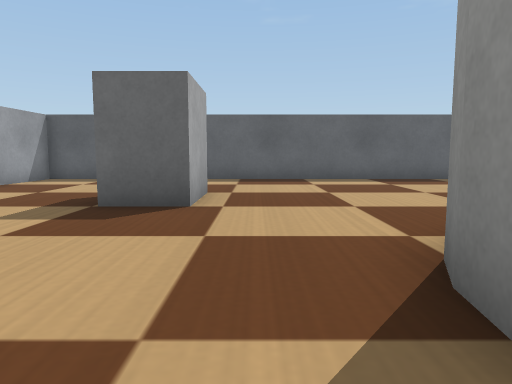
view 1 (above)

16 first-person views from a walk through a world built for the Webots simulator. The camera is 0.04 m above the floor, tilts 6° down and sees 70° across. The floor is counted in squares, 0.05 m on a side. Each view is taken from the middle of a square. On the plan, view 1 faces up. The plan holds only what a view shows up to about 11 squares ahead; the rest is blank. Robots are left out. Simple shapes and patterns stand in for the simulator's stock objects.

view 2
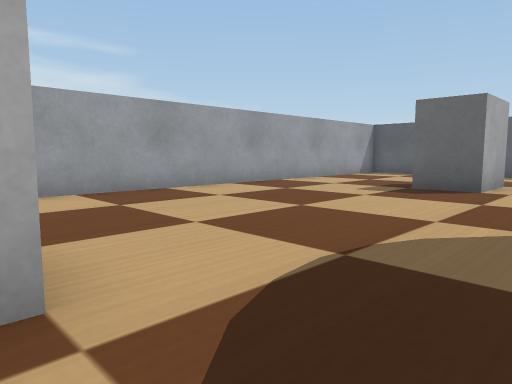

view 3
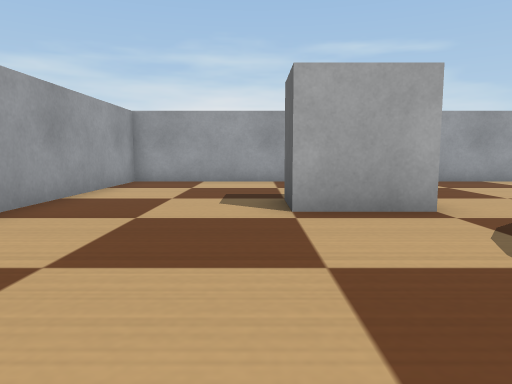

view 4
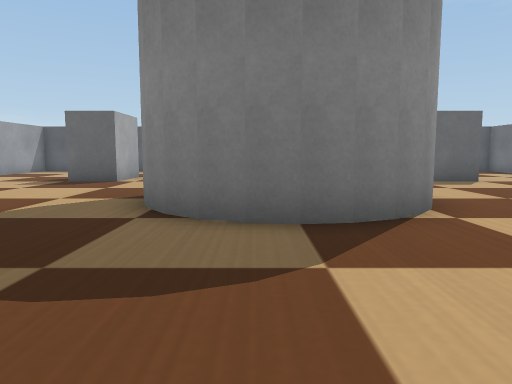

view 5
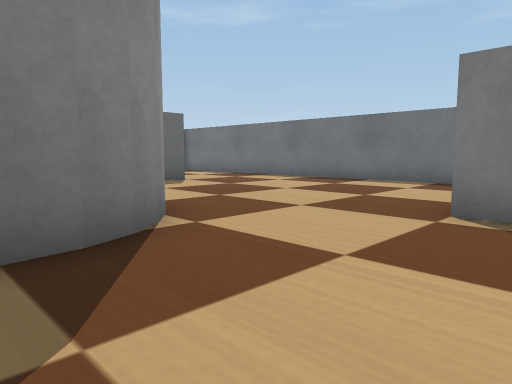

view 6
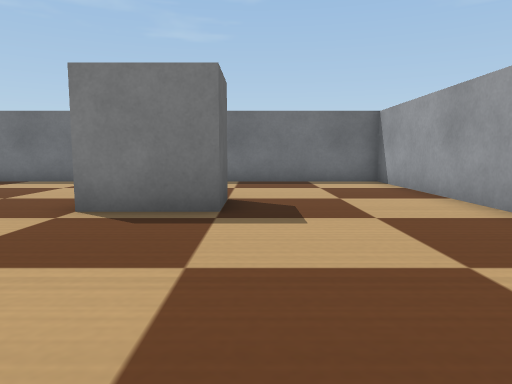

view 7
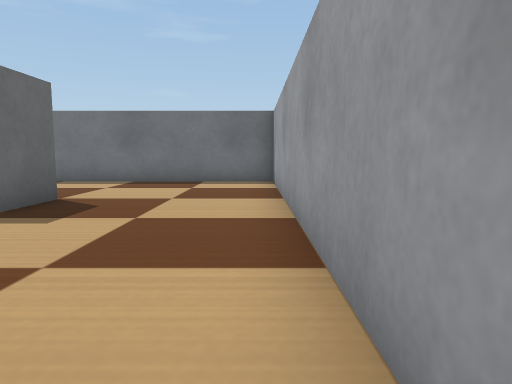

view 8
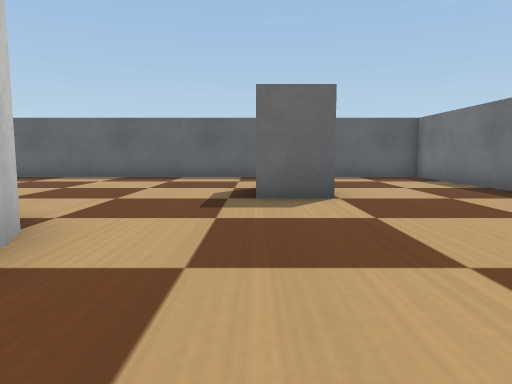

view 9
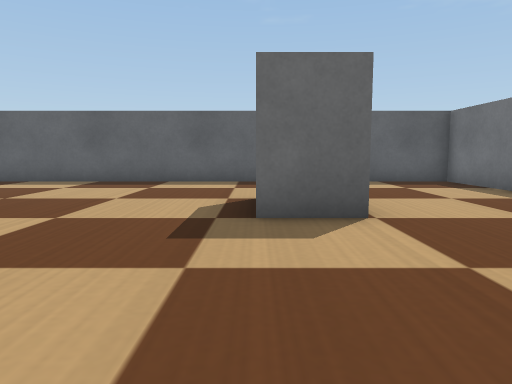

view 10
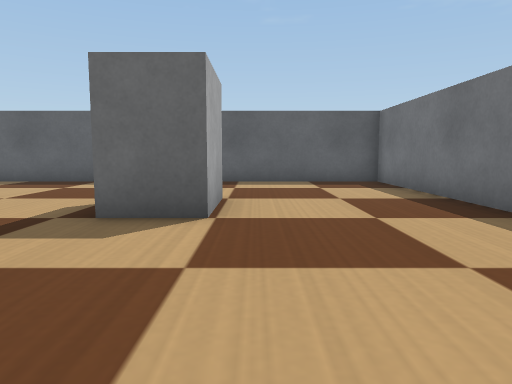

view 11
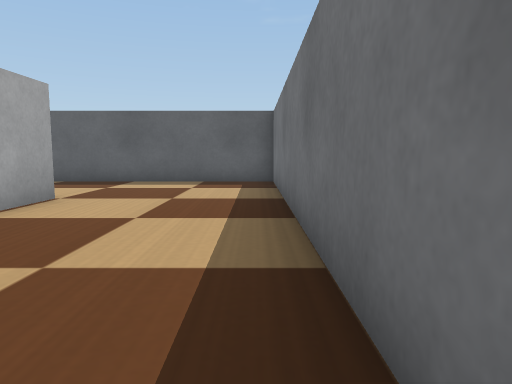

view 12
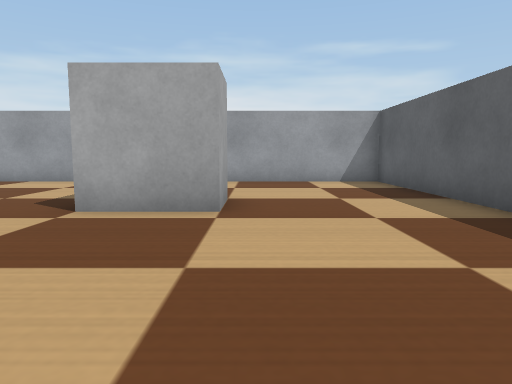

view 13
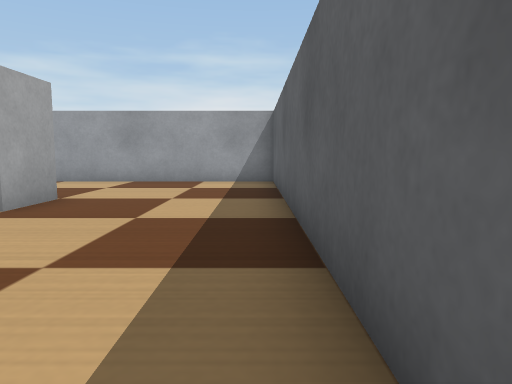

view 14
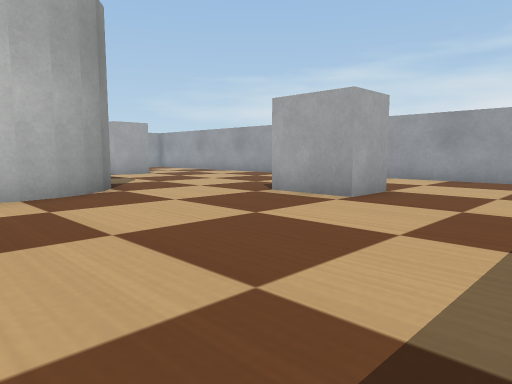

view 15
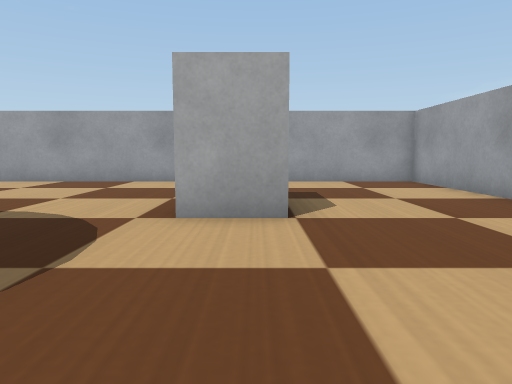

view 16
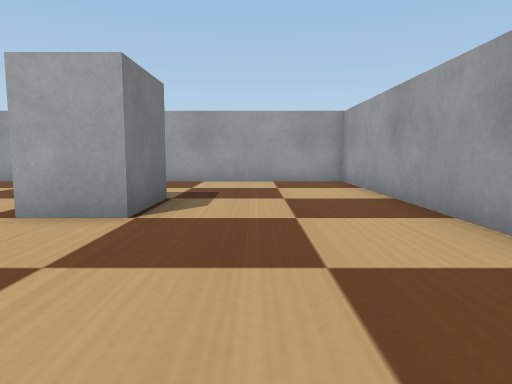

### Floor plan
Key: @ floor where view 1 was taken; # wall or solid block; . floor; B grey box; P flower pot.
Columns run from 7 left of view 1 to 14 right of it. Each row starts with its distance up from view 1.
 12 ######################
 11 #....................#
 10 #....................#
  9 #....................#
  8 #....................#
  7 #....BB........BB....#
  6 #....BB........BB....#
  5 #....................#
  4 #.........PP.........#
  3 #........P  P........#
  2 #.......P    P.......#
  1 #.......P    P.......#
  0 #......@.P  P........#
 -1 #.........PP.........#
 -2 #..................  #
 -3 #....BB........BB  ..#
 -4 #....BB........BB....#
 -5 #....................#
 -6 #....................#
 -7 #....................#
 -8 #....................#
 -9 ######################

Positions as (right, up) in squares from view 1, and headings:
1: (0, 0), facing up
2: (1, -3), facing up-left
3: (4, -5), facing left
4: (3, -5), facing up
5: (3, -4), facing up-right
6: (3, -5), facing right
7: (3, -8), facing right
8: (8, -1), facing up
9: (8, 1), facing up
10: (10, 1), facing up
11: (13, 1), facing up
12: (4, 8), facing left
13: (4, 11), facing left
14: (5, 11), facing down-left
15: (-2, 2), facing down
16: (-4, 2), facing down
